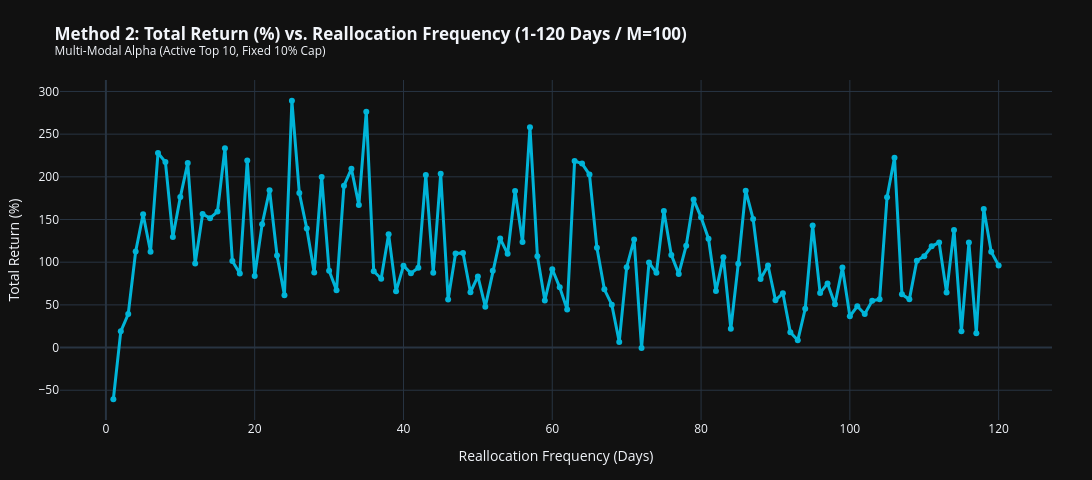
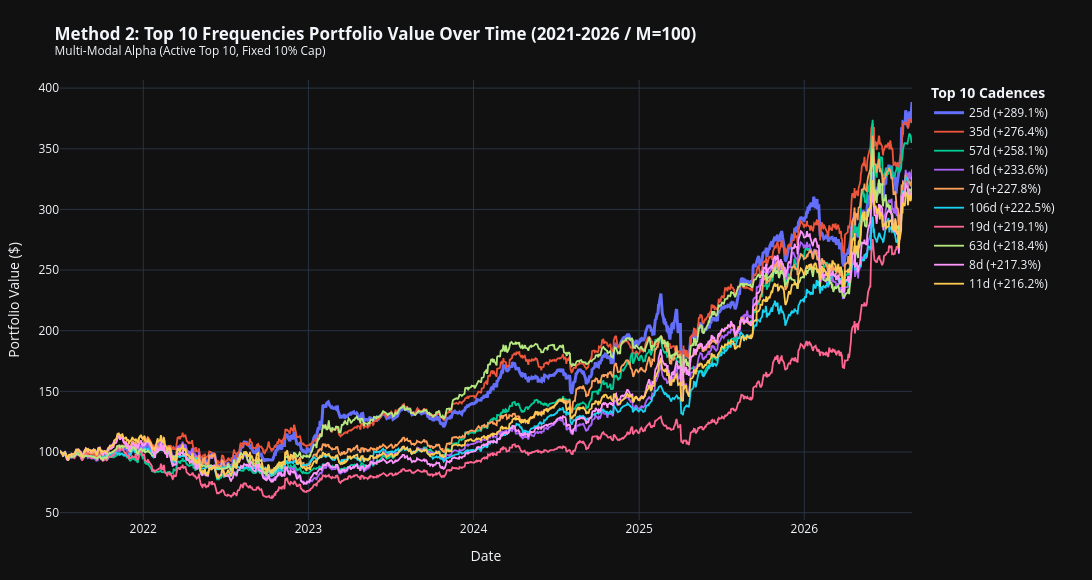

The code cell stored with these charts, in order, in its notebook:
### Code cell
# Plot 2.1: Profit vs Frequency Curve (Method 2)
fig2_1 = px.line(
    df_m2_sweep, x='frequency_days', y='total_return_pct',
    title='<b>Method 2: Total Return (%) vs. Reallocation Frequency (1-120 Days / M=100)</b><br><sup>Multi-Modal Alpha (Active Top 10, Fixed 10% Cap)</sup>',
    markers=True, template='plotly_dark'
)
fig2_1.update_traces(line_color='#00B4D8', line_width=3)
fig2_1.update_layout(
    xaxis_title='Reallocation Frequency (Days)',
    yaxis_title='Total Return (%)',
    width=1100, height=480,
    margin=dict(l=60, r=40, t=80, b=60)
)
fig2_1.show()

# Plot 2.2: Top 10 Frequencies Equity Curves Time Series (Method 2)
fig2_2 = go.Figure()

for idx, row in enumerate(m2_top10.itertuples()):
    k = int(row.frequency_days)
    df_k = m2_curves[k]
    fig2_2.add_trace(go.Scatter(
        x=df_k['date'], y=df_k['portfolio_value'],
        name=f"{k}d (+{row.total_return_pct:.1f}%)",
        line=dict(width=3.0 if idx == 0 else 1.8, color=palette[idx % len(palette)])
    ))

fig2_2.update_layout(
    template='plotly_dark', width=1100, height=580,
    title='<b>Method 2: Top 10 Frequencies Portfolio Value Over Time (2021-2026 / M=100)</b><br><sup>Multi-Modal Alpha (Active Top 10, Fixed 10% Cap)</sup>',
    xaxis_title='Date', yaxis_title='Portfolio Value ($)',
    margin=dict(l=60, r=180, t=80, b=60),
    legend=dict(
        orientation='v', yanchor='top', y=1.0, xanchor='left', x=1.02,
        title=dict(text='<b>Top 10 Cadences</b>')
    )
)
fig2_2.show()

### Figure 1 — Plotly figure (JSON) as saved in the notebook; plotly's stock layout.template omitted (floating-point values rounded to 4 significant figures)
{"data": [{"hovertemplate": "frequency_days=%{x}<br>total_return_pct=%{y}<extra></extra>", "legendgroup": "", "line": {"color": "#00B4D8", "dash": "solid", "width": 3}, "marker": {"symbol": "circle"}, "mode": "lines+markers", "name": "", "orientation": "v", "showlegend": false, "type": "scatter", "x": [1, 2, 3, 4, 5, 6, 7, 8, 9, 10, 11, 12, 13, 14, 15, 16, 17, 18, 19, 20, 21, 22, 23, 24, 25, 26, 27, 28, 29, 30, 31, 32, 33, 34, 35, 36, 37, 38, 39, 40, 41, 42, 43, 44, 45, 46, 47, 48, 49, 50, 51, 52, 53, 54, 55, 56, 57, 58, 59, 60, 61, 62, 63, 64, 65, 66, 67, 68, 69, 70, 71, 72, 73, 74, 75, 76, 77, 78, 79, 80, 81, 82, 83, 84, 85, 86, 87, 88, 89, 90, 91, 92, 93, 94, 95, 96, 97, 98, 99, 100, 101, 102, 103, 104, 105, 106, 107, 108, 109, 110, 111, 112, 113, 114, 115, 116, 117, 118, 119, 120], "xaxis": "x", "y": [-60.55, 19.05, 39.25, 112.6, 156.0, 112.1, 227.8, 217.3, 129.6, 176.3, 216.2, 98.45, 156.5, 151.5, 159.3, 233.6, 101.4, 86.81, 219.1, 83.96, 144.4, 184.4, 107.9, 61.29, 289.1, 181.0, 139.4, 88.03, 199.8, 90.02, 67.26, 189.6, 209.4, 167.0, 276.4, 89.43, 80.65, 132.8, 65.85, 95.98, 87.08, 93.47, 202.2, 87.7, 203.6, 56.31, 110.2, 110.8, 64.78, 83.35, 47.94, 89.91, 127.6, 109.8, 183.3, 123.7, 258.1, 107.1, 55.2, 91.78, 70.51, 44.5, 218.4, 215.5, 202.6, 116.8, 68.22, 50.27, 6.622, 94.13, 126.5, -0.4424, 99.62, 87.63, 159.9, 108.5, 86.28, 119.3, 173.3, 152.5, 127.6, 66.23, 105.9, 21.98, 98.17, 183.8, 150.5, 80.27, 96.18, 55.53, 63.58, 17.97, 8.509, 45.45, 143.1, 63.78, 75.12, 50.69, 93.68, 36.7, 48.35, 39.29, 54.87, 56.71, 176.1, 222.5, 62.37, 56.47, 101.7, 107.1, 118.6, 123.0, 64.36, 137.8, 19.15, 123.0, 16.8, 162.3, 112.3, 96.22], "yaxis": "y"}], "layout": {"height": 480, "legend": {"tracegroupgap": 0}, "margin": {"b": 60, "l": 60, "r": 40, "t": 80}, "title": {"text": "<b>Method 2: Total Return (%) vs. Reallocation Frequency (1-120 Days / M=100)</b><br><sup>Multi-Modal Alpha (Active Top 10, Fixed 10% Cap)</sup>"}, "width": 1100, "xaxis": {"anchor": "y", "domain": [0.0, 1.0], "title": {"text": "Reallocation Frequency (Days)"}}, "yaxis": {"anchor": "x", "domain": [0.0, 1.0], "title": {"text": "Total Return (%)"}}}}

### Figure 2 — Plotly figure (JSON) as saved in the notebook; plotly's stock layout.template omitted (floating-point values rounded to 4 significant figures; data arrays with more than 128 entries replaced by an {"elided": "..."} marker saying what was removed)
{"data": [{"line": {"color": "#636EFA", "width": 3.0}, "name": "25d (+289.1%)", "type": "scatter", "x": {"elided": "1295 str values"}, "y": {"elided": "1295 float values"}}, {"line": {"color": "#EF553B", "width": 1.8}, "name": "35d (+276.4%)", "type": "scatter", "x": {"elided": "1295 str values"}, "y": {"elided": "1295 float values"}}, {"line": {"color": "#00CC96", "width": 1.8}, "name": "57d (+258.1%)", "type": "scatter", "x": {"elided": "1295 str values"}, "y": {"elided": "1295 float values"}}, {"line": {"color": "#AB63FA", "width": 1.8}, "name": "16d (+233.6%)", "type": "scatter", "x": {"elided": "1295 str values"}, "y": {"elided": "1295 float values"}}, {"line": {"color": "#FFA15A", "width": 1.8}, "name": "7d (+227.8%)", "type": "scatter", "x": {"elided": "1295 str values"}, "y": {"elided": "1295 float values"}}, {"line": {"color": "#19D3F3", "width": 1.8}, "name": "106d (+222.5%)", "type": "scatter", "x": {"elided": "1295 str values"}, "y": {"elided": "1295 float values"}}, {"line": {"color": "#FF6692", "width": 1.8}, "name": "19d (+219.1%)", "type": "scatter", "x": {"elided": "1295 str values"}, "y": {"elided": "1295 float values"}}, {"line": {"color": "#B6E880", "width": 1.8}, "name": "63d (+218.4%)", "type": "scatter", "x": {"elided": "1295 str values"}, "y": {"elided": "1295 float values"}}, {"line": {"color": "#FF97FF", "width": 1.8}, "name": "8d (+217.3%)", "type": "scatter", "x": {"elided": "1295 str values"}, "y": {"elided": "1295 float values"}}, {"line": {"color": "#FECB52", "width": 1.8}, "name": "11d (+216.2%)", "type": "scatter", "x": {"elided": "1295 str values"}, "y": {"elided": "1295 float values"}}], "layout": {"height": 580, "legend": {"orientation": "v", "title": {"text": "<b>Top 10 Cadences</b>"}, "x": 1.02, "xanchor": "left", "y": 1.0, "yanchor": "top"}, "margin": {"b": 60, "l": 60, "r": 180, "t": 80}, "title": {"text": "<b>Method 2: Top 10 Frequencies Portfolio Value Over Time (2021-2026 / M=100)</b><br><sup>Multi-Modal Alpha (Active Top 10, Fixed 10% Cap)</sup>"}, "width": 1100, "xaxis": {"title": {"text": "Date"}}, "yaxis": {"title": {"text": "Portfolio Value ($)"}}}}
